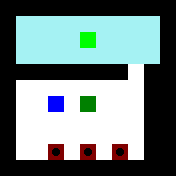

This game map was drawn from its Tiled (.tmx) file and the tilesets committed beside it. A one-line description and the full map source follow:
An orthogonal 11x11 tile map with 16x16 px tiles, 2 tile layers (Layer1, Layer2) and 1 object.

<map version="1.0" orientation="orthogonal" renderorder="right-down" width="11" height="11" tilewidth="16" tileheight="16" nextobjectid="2">
 <tileset firstgid="1" source="../Tiles.tsx" />
 <layer name="Layer1" width="11" height="11">
  <data encoding="csv">
1,1,1,1,1,1,1,1,1,1,1,
1,13,13,13,13,13,13,13,13,13,1,
1,13,13,13,13,13,13,13,13,13,1,
1,13,13,13,13,13,13,13,13,13,1,
1,1,1,1,1,1,1,1,5,1,1,
1,5,5,5,5,5,5,5,5,1,1,
1,5,5,5,5,5,5,5,5,1,1,
1,5,5,5,5,5,5,5,5,1,1,
1,5,5,5,5,5,5,5,5,1,1,
1,5,5,5,5,5,5,5,5,1,1,
1,1,1,1,1,1,1,1,1,1,1
</data>
 </layer>
 <layer name="Layer2" width="11" height="11">
  <data encoding="csv">
0,0,0,0,0,0,0,0,0,0,0,
0,0,0,0,0,0,0,0,0,0,0,
0,0,0,0,0,4,0,0,0,0,0,
0,0,0,0,0,0,0,0,0,0,0,
0,0,0,0,0,0,0,0,0,0,0,
0,0,0,0,0,0,0,0,0,0,0,
0,0,0,14,0,2,0,0,0,0,0,
0,0,0,0,0,0,0,0,0,0,0,
0,0,0,0,0,0,0,0,0,0,0,
0,0,0,7,0,7,0,7,0,0,0,
0,0,0,0,0,0,0,0,0,0,0
</data>
 </layer>
 <objectgroup name="Tutorial">
  <object id="1" x="9" y="5">
   <properties>
    <property name="text" value="Ice cubes are always slippery." />
   </properties>
  </object>
 </objectgroup>
</map>
